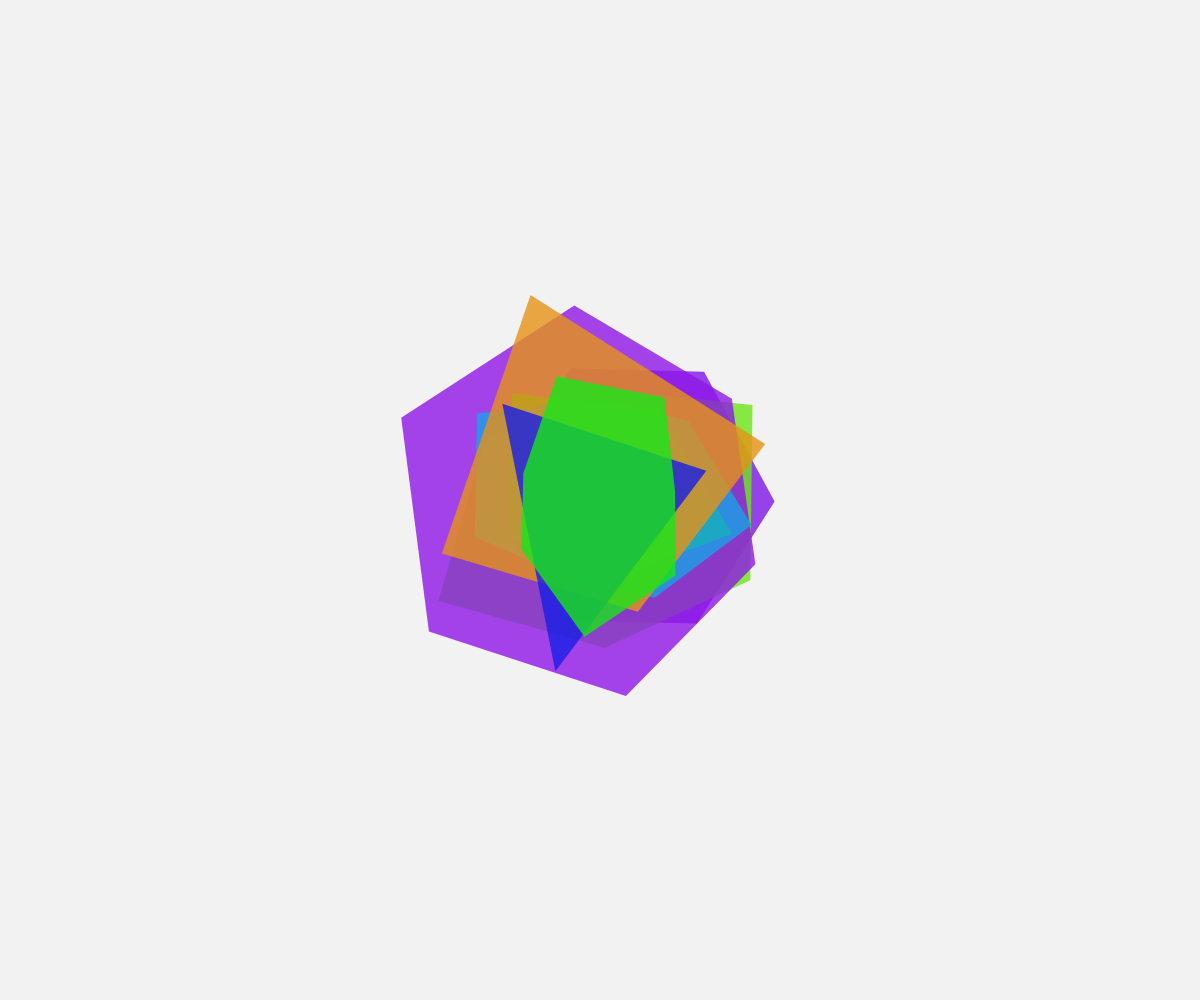
Frame 1 (no input)
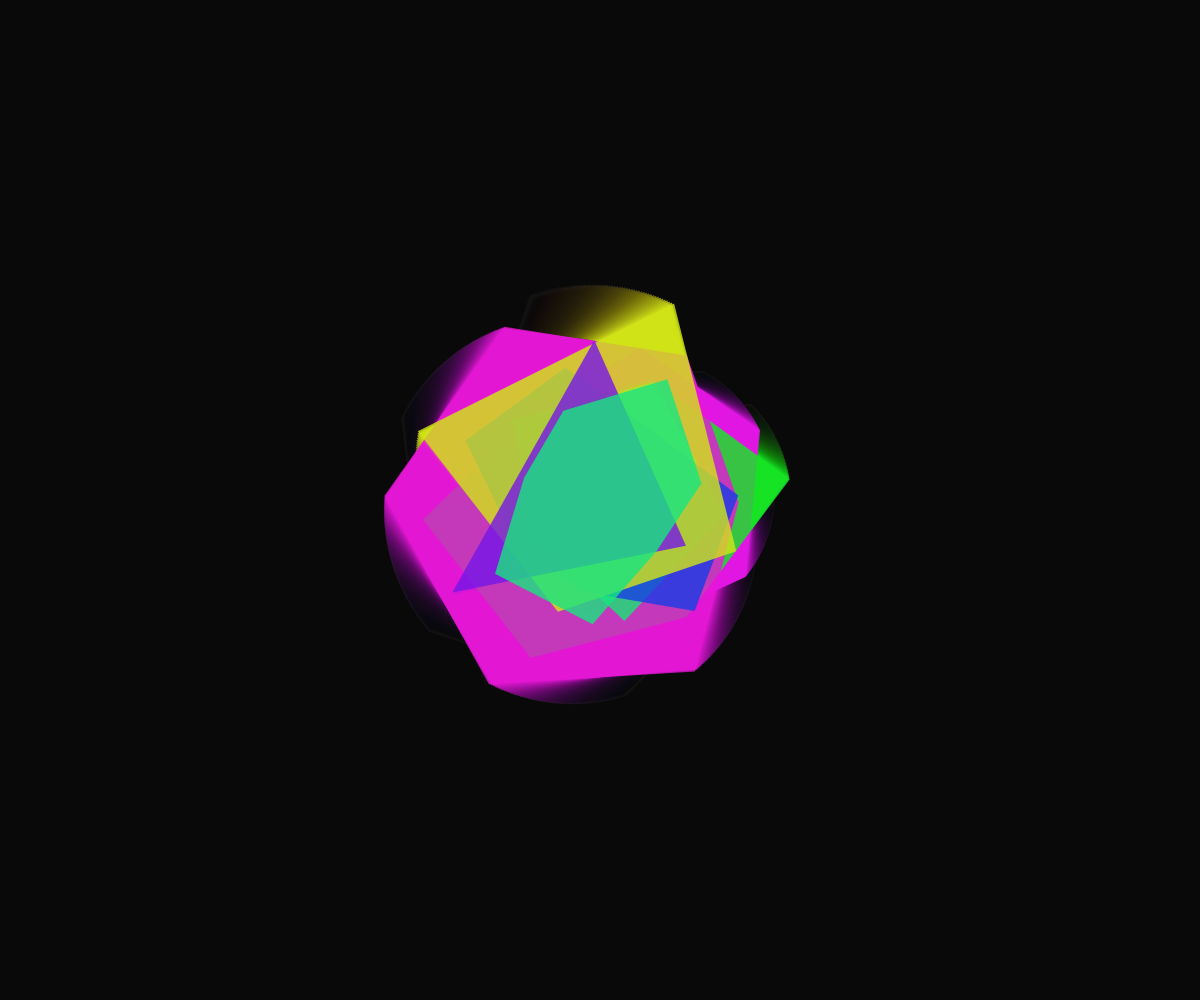
Frame 60 (no input)
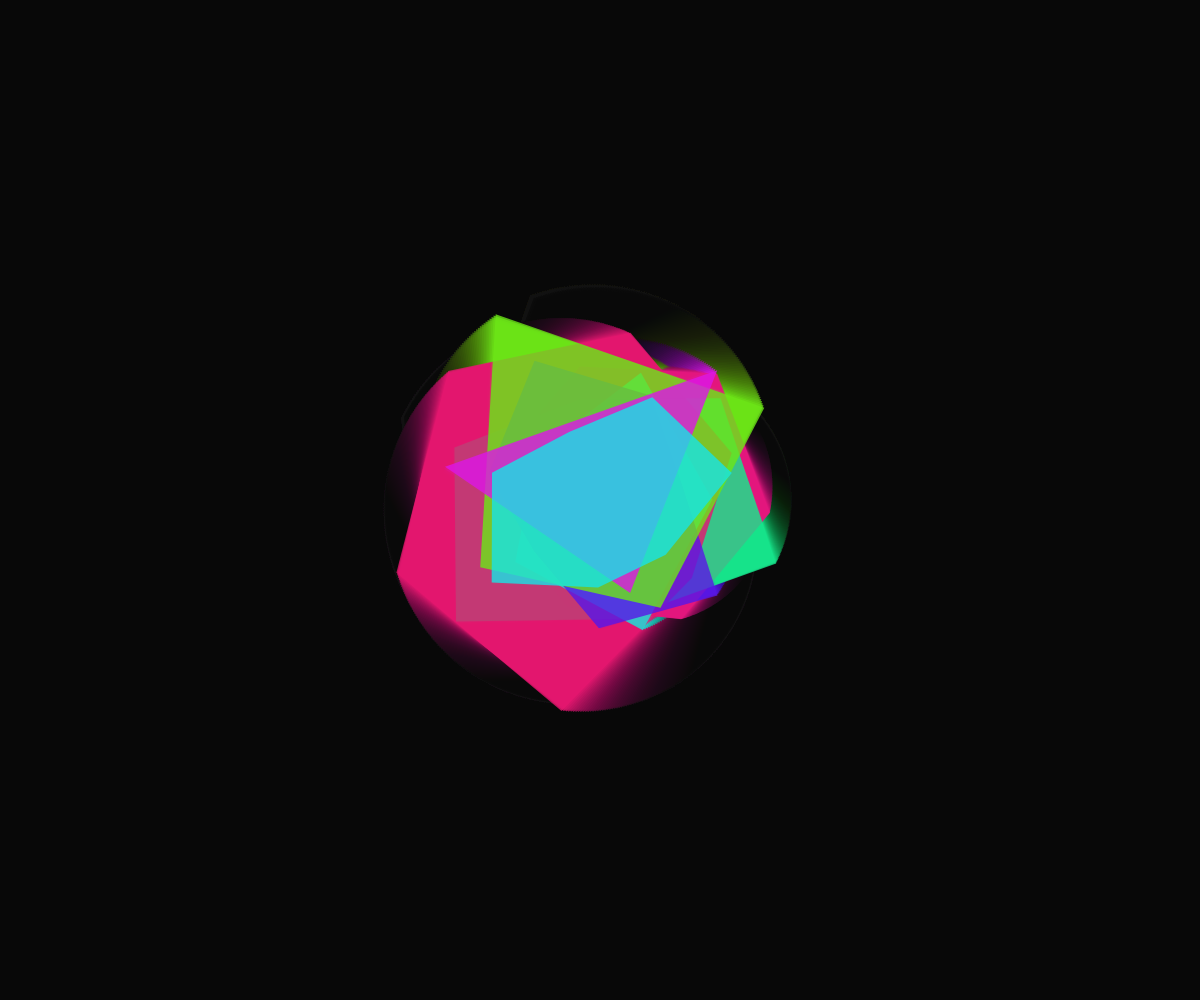
Frame 120 (the mouse pressed at the canvas centre since frame 60)

The p5.js sketch that drew these frames (run headless with seeded random() and noise() and a simulated clock; from frame 60 on, the mouse is pressed at the canvas centre):

// p5.js sketch
// ── sketch.js
let bands = [];
const numBands = 8;
const speed = 0.01;

function setup() {
  createCanvas(windowWidth, windowHeight);
  colorMode(HSB, 360, 100, 100, 1);
  
  // Initialize bands with random properties
  for (let i = 0; i < numBands; i++) {
    bands.push({
      angle: random(TWO_PI),
      speed: random(0.005, 0.02),
      hue: random(360),
      width: random(100, 200),
      segments: floor(random(3, 8)),
      distortion: random(0.5, 2)
    });
  }
}

function draw() {
  background(0, 0, 0, 0.05); // Semi-transparent background for trail effect
  
  translate(width / 2, height / 2);
  
  for (let i = 0; i < bands.length; i++) {
    let band = bands[i];
    
    // Update band properties
    band.angle += band.speed;
    band.hue = (band.hue + 0.5) % 360;
    
    // Draw the band as a series of polygons
    push();
    rotate(band.angle);
    
    noStroke();
    fill(band.hue, 90, 90, 0.8);
    
    beginShape();
    for (let j = 0; j < band.segments; j++) {
      let angle = map(j, 0, band.segments, 0, TWO_PI);
      let radius = band.width * (1 + sin(frameCount * speed + angle * band.distortion) * 0.3);
      let x = cos(angle) * radius;
      let y = sin(angle) * radius;
      vertex(x, y);
    }
    endShape(CLOSE);
    
    pop();
  }
}

function windowResized() {
  resizeCanvas(windowWidth, windowHeight);
}
